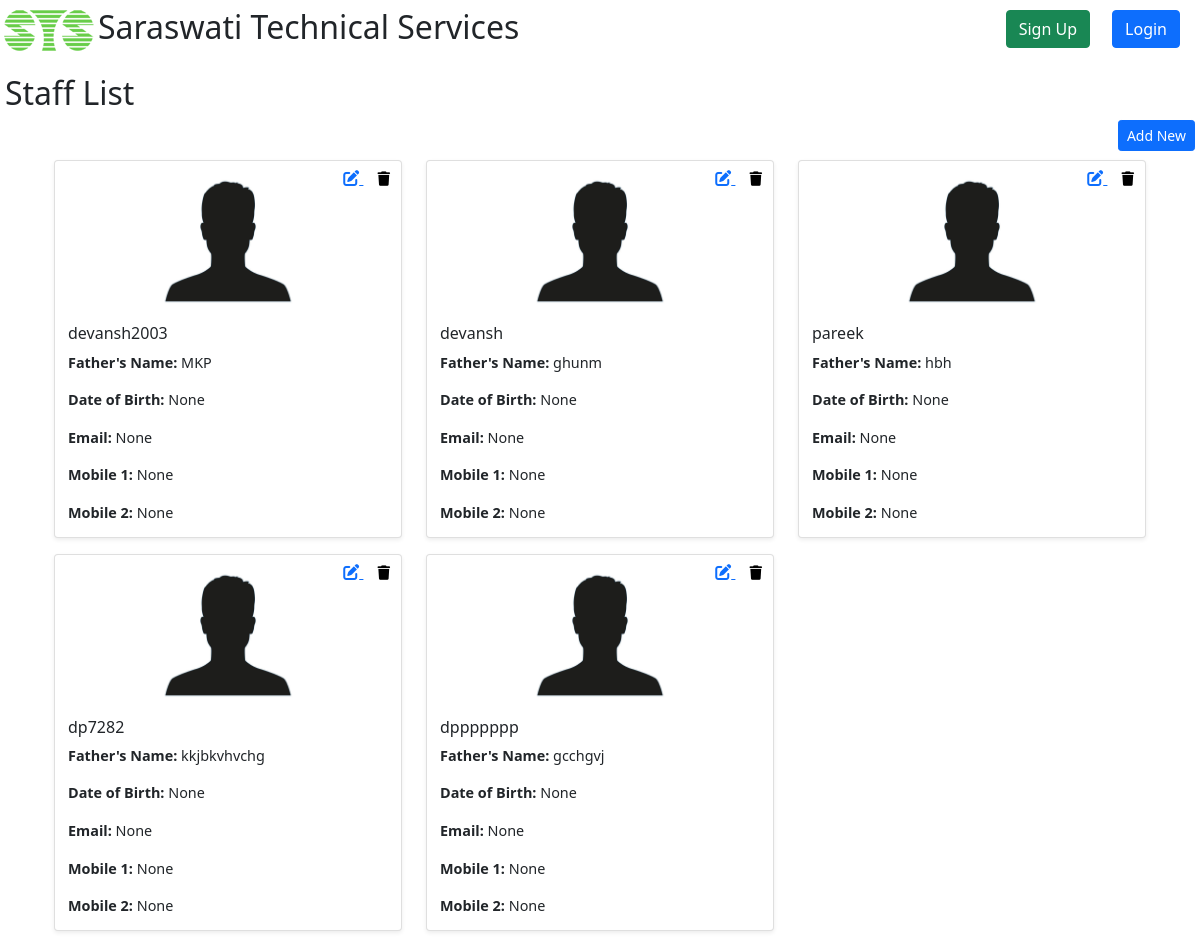
/project/staffList/, run on the app's committed database.
### Project/models.py (models this page shows, shortened)
class Staff(models.Model):
    fathersName = models.CharField(max_length=30, blank=True, null=True)
    dateOfBirth = models.DateField(blank=True, null=True)
    addressPresent = models.TextField(blank=True, null=True)
    addressHome = models.TextField(blank=True, null=True)
    email = models.EmailField(max_length=254, blank=True, null=True)
    mobile1 = models.CharField(max_length=10, blank=True, null=True)
    mobile2 = models.CharField(max_length=10, blank=True, null=True)
    user = models.OneToOneField(User, on_delete=models.CASCADE, related_name='staff_profile', null=True, blank=True)

### Project/views.py (the view)
# urls.py: path('staffList/', views.staffList, name='staffList'),
def staffList(request):
    staff = Staff.objects.all()
    context = {"staff": staff}
    return render(request, "project/staffList.html", context)

### Project/templates/project/staffList.html (shortened to what this page needs)
{% extends "registration/base.html" %}
{% block content %}
    <h2>Staff List</h2>
    <a href="{% url 'staffCreateView' %}">
        <button type="button" class="btn btn-primary btn-sm" style="float:right;">
             Add New
        </button>
    </a>
    <div class="container mt-5">
        <div class="row">
            {% for sf in staff %}
                <div class="col-md-4 mb-3">
                    <div class="card shadow-sm position-relative" style="font-size: 0.9rem; padding: 5px;">
                        <img src="/media/simg.jpg"
                             class="card-img-top img-fluid"
                             alt="Person's Shadow" style="object-fit: contain; max-height: 150px; width: 100%;">
                        <div class="card-body" style="padding: 8px;">
                            <div class="position-absolute" style="top: 5px; right: 5px;">
                                <a href="{% url 'staffUpdateView' sf.id %}" class="text-primary me-2" title="Edit Staff" style="font-size: 1rem;">
                                    <i class="fas fa-edit"></i>
                                </a>
                                <form action="{% url 'staffDeleteView' sf.id %}" method="post" style="display:inline;" id="delete-form-{{ sf.id }}">
                                    <button type="submit" style="background: none; border: none; cursor: pointer;" title="Delete Staff">
                                        <i class="fas fa-trash"></i>
                                    </button>
                                </form>
                            </div>
                            <h6 class="card-title">{{ sf.user }}</h6>
                            <p class="card-text"><strong>Father's Name:</strong> {{ sf.fathersName }}</p>
                            <p class="card-text"><strong>Date of Birth:</strong> {{ sf.dateOfBirth }}</p>
                            <p class="card-text"><strong>Email:</strong> {{ sf.email }}</p>
                            <p class="card-text"><strong>Mobile 1:</strong> {{ sf.mobile1 }}</p>
                            <p class="card-text"><strong>Mobile 2:</strong> {{ sf.mobile2 }}</p>
                        </div>
                    </div>
                </div>
                {% if forloop.counter|divisibleby:3 and not forloop.last %}
                    </div><div class="row">
                {% endif %}
            {% endfor %}
        </div>
    </div>
{% endblock %}

### Base/templates/registration/base.html (style rules this page uses)
html, body { height: 100%; margin: 0; overflow-x,overflow-y: hidden; }

### data on the page
Staff: user "devansh2003", fathersName "MKP", dateOfBirth "None", email "None", mobile1 "None", mobile2 "None"
Staff: user "devansh", fathersName "ghunm", dateOfBirth "None", email "None", mobile1 "None", mobile2 "None"
Staff: user "pareek", fathersName "hbh", dateOfBirth "None", email "None", mobile1 "None", mobile2 "None"
Staff: user "dp7282", fathersName "kkjbkvhvchg", dateOfBirth "None", email "None", mobile1 "None", mobile2 "None"
Staff: user "dppppppp", fathersName "gcchgvj", dateOfBirth "None", email "None", mobile1 "None", mobile2 "None"
